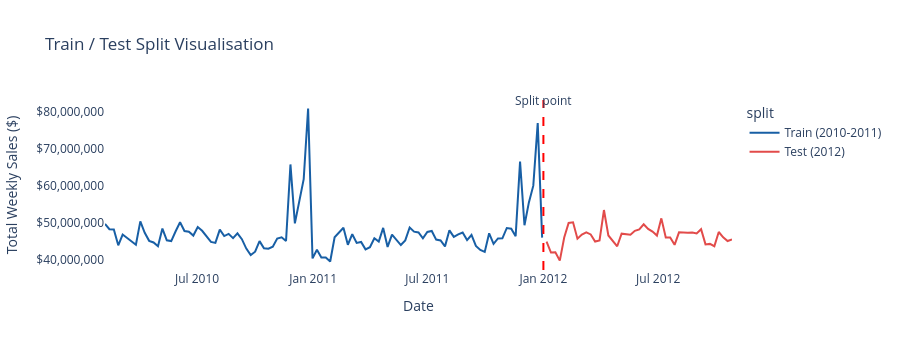

Notebook code for this chart:
### Markdown cell above
## Time-Based Train / Test Split

### Code cell
# Features: everything except target, date, and columns that cause issues
DROP_COLS = ['Weekly_Sales', 'Date', 'store_tier', 'pct_change_1w', 'pct_change_4w']
FEATURE_COLS = [c for c in df.columns if c not in DROP_COLS]

print("Features used for ML:")
for i, f in enumerate(FEATURE_COLS, 1):
    print(f"{i:2d}. {f}")

# Train/Test split
SPLIT_DATE = pd.Timestamp("2012-01-01")

train = df[df["Date"] < SPLIT_DATE].dropna(subset=FEATURE_COLS + ["Weekly_Sales"])
test  = df[df["Date"] >= SPLIT_DATE].dropna(subset=FEATURE_COLS + ["Weekly_Sales"])

X_train = train[FEATURE_COLS]
y_train = train["Weekly_Sales"]

X_test = test[FEATURE_COLS]
y_test = test["Weekly_Sales"]

print(f"\nTrain: {train['Date'].min().date()} to {train['Date'].max().date()} ({len(train):,} rows)")
print(f"Test : {test['Date'].min().date()} to {test['Date'].max().date()} ({len(test):,} rows)")

# Plot
sv = df.groupby("Date", as_index=False)["Weekly_Sales"].sum()

sv["split"] = sv["Date"].apply(
    lambda d: "Train (2010-2011)" if d < SPLIT_DATE else "Test (2012)"
)

fig = px.line(
    sv,
    x="Date",
    y="Weekly_Sales",
    color="split",
    color_discrete_map={
        "Train (2010-2011)": "#185FA5",
        "Test (2012)": "#E24B4A"
    },
    title="Train / Test Split Visualisation",
    labels={
        "Weekly_Sales": "Total Weekly Sales ($)",
        "Date": "Date"
    }
)

fig.update_layout(
    height=350,
    plot_bgcolor="white",
    yaxis=dict(tickformat="$,.0f")
)

# Draw split line (compatible with newer pandas versions)
fig.add_shape(
    type="line",
    x0=SPLIT_DATE,
    x1=SPLIT_DATE,
    y0=0,
    y1=1,
    xref="x",
    yref="paper",
    line=dict(color="red", dash="dash")
)

fig.add_annotation(
    x=SPLIT_DATE,
    y=1,
    xref="x",
    yref="paper",
    text="Split point",
    showarrow=False,
    yshift=10
)

fig.show()
